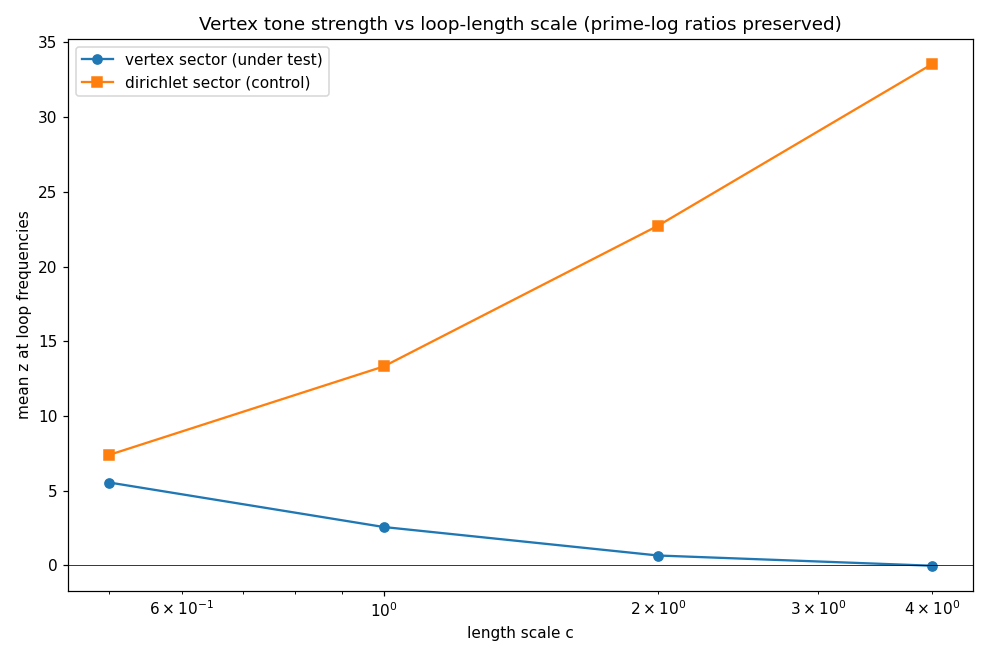

The Python source for this figure:
#!/usr/bin/env python3
"""
Node 11o -- vertex route length dependence: length or arithmetic?

11l (loops log p, short): vertex sector sang (z=4.02).
11n (loops random in [4.2,6.0], long): vertex sector silent (z=0.15).
Confound: 11n changed BOTH length AND arithmetic structure (prime-log
ratios -> random). This node varies length alone: scale 11l's lengths
by c in {0.5, 1, 2, 4}, preserving all ratios.

H1 (length): vertex tone z decays monotonically with c.
H2 (arithmetic): vertex tone z flat with c (ratios preserved).
Dirichlet sector at each c: positive control (picket fences must sing
at every scale; if not, the probe is broken, not the physics).
Negative controls: scaled non-loop primes 23..47.

Status: COMPUTED 2026-10-05. Decision-tree entry: Node 11o.
"""
import numpy as np, json, math, sys
sys.path.insert(0, "/home/hatch/workspace/prime-sieve-geometry")
from fock_primefreq import zscores

PRIMES_LOOP = [2, 3, 5, 7, 11, 13, 17, 19]
PRIMES_NONLOOP = [23, 29, 31, 37, 41, 43, 47]
L0 = np.array([math.log(p) for p in PRIMES_LOOP])
R = len(L0)
KMAX = 400.0
SCALES = [0.5, 1.0, 2.0, 4.0]

def analyze_f(E, fmax, label, deg=10, nf=8000):
    from scipy.signal import lombscargle
    n = np.arange(1, len(E) + 1)
    Nbar = np.polyval(np.polyfit(E, n, deg), E)
    res = n - Nbar
    lo, hi = int(0.10*len(E)), int(0.90*len(E))
    Eb, rb = E[lo:hi], res[lo:hi] - res[lo:hi].mean()
    freqs = np.linspace(0.02, fmax, nf)
    P = lombscargle(Eb, rb, 2*np.pi*freqs, normalize=True)
    return freqs, P

def G(k, L):
    k = np.atleast_1d(np.asarray(k, dtype=float))
    s = np.sin(k[None, :] * L[:, None] / 2)
    c = np.cos(k[None, :] * L[:, None] / 2)
    out = np.zeros(k.size)
    for j in range(R):
        m = np.ones(R, dtype=bool); m[j] = False
        out += s[j, :] * np.prod(c[m, :], axis=0)
    return out

def vertex_roots(L, kmax=KMAX, step=0.05):
    ks = np.arange(0.01, kmax, step)
    gv = G(ks, L)
    roots = []
    for i in range(len(ks)-1):
        if gv[i] == 0:
            roots.append(ks[i])
        elif gv[i]*gv[i+1] < 0:
            a, b, fa = ks[i], ks[i+1], gv[i]
            for _ in range(60):
                m = 0.5*(a+b)
                fm = float(G(np.array([m]), L)[0])
                if fa*fm <= 0: b = m
                else: a, fa = m, fm
            roots.append(0.5*(a+b))
    return np.array(roots)

def dirichlet_levels(L, kmax=KMAX):
    out = []
    for Lj in L:
        mmax = int(kmax*Lj/(2*math.pi))
        out.extend(2*math.pi*np.arange(1, mmax+1)/Lj)
    return np.array(out)

def main():
    results = {}
    for c in SCALES:
        L = c*L0
        print(f"=== scale c={c} (Ltot={L.sum():.2f}) ===", flush=True)
        kv = vertex_roots(L); kd = dirichlet_levels(L)
        print(f"  vertex {len(kv)}, dirichlet {len(kd)}", flush=True)
        loop_f = [r*lj/(2*math.pi) for lj in L for r in (1, 2, 3)]
        nonloop_f = [math.log(p)*c/(2*math.pi) for p in PRIMES_NONLOOP]
        fmax = max(loop_f)*1.15
        fp_all = loop_f + nonloop_f
        n_loop = len(loop_f)
        row = {"n_vertex": len(kv), "n_dirichlet": len(kd)}
        for label, Ev in [("vertex", np.sort(kv)),
                          ("dirichlet", np.sort(kd))]:
            freqs, P = analyze_f(Ev, fmax, label)
            vals, zs, mu, sd = zscores(freqs, P, fp_all)
            row[label] = {"mean_z_loop": float(np.mean(zs[:n_loop])),
                          "max_z_loop": float(np.max(zs[:n_loop])),
                          "mean_z_nonloop": float(np.mean(zs[n_loop:]))}
            print(f"  {label}: loop z={row[label]['mean_z_loop']:.2f} "
                  f"(max {row[label]['max_z_loop']:.2f}) | nonloop "
                  f"z={row[label]['mean_z_nonloop']:.2f}", flush=True)
        # GUE control at c=1 only
        if c == 1.0:
            rng = np.random.default_rng(21)
            Nn = len(kv)
            A = (rng.standard_normal((Nn, Nn))
                 + 1j*rng.standard_normal((Nn, Nn)))/np.sqrt(2)
            Eg = np.linalg.eigvalsh((A + A.conj().T)/2)
            freqs, P = analyze_f(Eg, fmax, "gue")
            vals, zs, mu, sd = zscores(freqs, P, fp_all)
            row["gue"] = {"mean_z_loop": float(np.mean(zs[:n_loop])),
                          "mean_z_nonloop": float(np.mean(zs[n_loop:]))}
            print(f"  gue: loop z={row['gue']['mean_z_loop']:.2f} | "
                  f"nonloop z={row['gue']['mean_z_nonloop']:.2f}", flush=True)
        results[str(c)] = row
    json.dump({"scales": SCALES, "results": results},
              open("node11o_scale.json", "w"))
    print("wrote node11o_scale.json")

    import matplotlib; matplotlib.use("Agg")
    import matplotlib.pyplot as plt
    cs = np.array(SCALES)
    vz = [results[str(c)]["vertex"]["mean_z_loop"] for c in SCALES]
    dz = [results[str(c)]["dirichlet"]["mean_z_loop"] for c in SCALES]
    fig, ax = plt.subplots(figsize=(9, 6))
    ax.semilogx(cs, vz, 'o-', label="vertex sector (under test)")
    ax.semilogx(cs, dz, 's-', label="dirichlet sector (control)")
    ax.axhline(0, color='k', lw=0.5)
    ax.set_xlabel("length scale c")
    ax.set_ylabel("mean z at loop frequencies")
    ax.set_title("Vertex tone strength vs loop-length scale "
                 "(prime-log ratios preserved)")
    ax.legend(); fig.tight_layout()
    fig.savefig("node11o_scale.png", dpi=110)
    print("figure -> node11o_scale.png")

if __name__ == "__main__":
    main()
